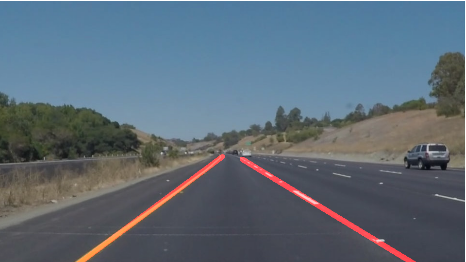
#> input picture marked_lanes_example.png, 466 x 262 px, given in place of solidWhiteRight.jpg, which was not available
$ jupyter execute --allow-errors 'P1-Oscar Argueta.ipynb'   (shell and % lines are left out)   (text cells are left out)
#> lines starting #> are read from the running program, lines starting #| are printed output that depends on the picture; after the words box and inside, x2 and y2 are one past the last pixel; in counts of white or black regions, pixels touching at a corner belong together; pictures that were not available may be replaced by others from this repository, and a replacement may not be noted
[cell 1]
#import some useful packages
import matplotlib.pyplot as plt
import matplotlib.image as mpimg
import numpy as np
import cv2

[cell 2]
#reading in an image
image = mpimg.imread('test_images/solidWhiteRight.jpg')
#> image is the input picture: shape (262, 466, 4) float32; mean R, G, B, A 0.361, 0.415, 0.463, 0.994
#print out some stats and plotting
print('this image is:', type(image), 'with dimensions:', image.shape)
#| this image is: <class 'numpy.ndarray'> with dimensions: (262, 466, 4)
plt.imshow(image)

[cell 3]
import math

# Global variables to store slopes of previous frames
prev_slope_right = 0.6
prev_slope_left = -0.6

def grayscale(img):
    """Applies the Grayscale transform
    This will return an image with only one color channel
    but NOTE: to see the returned image as grayscale
    you should call plt.imshow(gray, cmap='gray')"""
    return cv2.cvtColor(img, cv2.COLOR_RGB2GRAY)

def canny(img, low_threshold, high_threshold):
    """Applies the Canny transform
    Canny recommends a upper:lower ratio between 2:1 and 3:1"""
    return cv2.Canny(img, low_threshold, high_threshold)

def gaussian_blur(img, kernel_size):
    """Applies a Gaussian Noise kernel"""
    return cv2.GaussianBlur(img,(kernel_size, kernel_size), 0)

def region_of_interest(img, vertices):
    """
    Applies an image mask.

    Only keeps the region of the image defined by the polygon
    formed from `vertices`. The rest of the image is set to black.
    """
    #defining a blank mask to to start with
    mask = np.zeros_like(img)

    #defining a 3 channel or 1 channel color to fill the mask with depending on the input image
    if len(img.shape) > 2:
        channel_count = img.shape[2]  # i.e. 3 or 4 depending on your image
        ignore_mask_color = (255,) * channel_count
    else:
        ignore_mask_color = 255

    #filling pixels inside the polygon defined by "vertices" with the fill color
    cv2.fillPoly(mask, vertices, ignore_mask_color)

    #returning the image only where mask pixels are nonzero
    masked_image = cv2.bitwise_and(img, mask)
    return masked_image

def draw_lines(img, lines, color=[255, 0, 0], thickness=2):
    """
    NOTE: this is the function you might want to use as a starting point once you want to
    average/extrapolate the line segments you detect to map out the full
    extent of the lane (going from the result shown in raw-lines-example.mp4
    to that shown in P1_example.mp4).

    Think about things like separating line segments by their
    slope ((y2-y1)/(x2-x1)) to decide which segments are part of the left
    line vs. the right line.  Then, you can average the position of each of
    the lines and extrapolate to the top and bottom of the lane.

    This function draws `lines` with `color` and `thickness`.
    Lines are drawn on the image inplace (mutates the image).
    If you want to make the lines semi-transparent, think about combining
    this function with the weighted_img() function below
    """
    # declare global variable for a first order filter
    global prev_slope_right
    global prev_slope_left
    alpha = 0.45

    #establish x-min and x-max coordinates for left and right lines
    xmin_left, xmin_right = 0, int(img.shape[1]/2)+20
    xmax_left, xmax_right = int(img.shape[1]/2)-20, img.shape[1]

    #collect y1, x1 and slope for left and right lines
    #look for (-) slope for left lines and (+) slope for right lines
    slopes_left, slopes_right = [], []
    y1s_left, x1s_left = [], []
    y1s_right, x1s_right = [], []

    for line in lines:
        for x1,y1,x2,y2 in line:
            slope = ((y2-y1)/(x2-x1))
             # negative slope: line coordinates belongs to left line
            if (prev_slope_left*0.75) > slope > (prev_slope_left*1.25):
                slopes_left += [slope]
                y1s_left += [y1]
                x1s_left += [x1]
            # positive slope: line coordinates belongs to right line
            elif (prev_slope_right*1.15) > slope > (prev_slope_right*0.85):
                slopes_right += [slope]
                y1s_right += [y1]
                x1s_right += [x1]

    #average slopes for left and right lines
    avg_slope_left = np.mean(slopes_left)
    avg_slope_right = np.mean(slopes_right)

    #slope first order filters
    avg_slope_left = alpha * avg_slope_left + (1-alpha) * prev_slope_left
    avg_slope_left = alpha * avg_slope_left + (1-alpha) * prev_slope_left

    #update previous slope global variables
    prev_slope_left, prev_slope_right = avg_slope_left, avg_slope_right

    #compute ymin and ymax for the left line
    intercept_left = np.mean(y1s_left) - avg_slope_left * np.mean(x1s_left)
    ymin_left = intercept_left
    ymax_left = (avg_slope_left * xmax_left + (intercept_left))

    #compute ymin and ymax for right line
    intercept_right = np.mean(y1s_right) - avg_slope_right * np.mean(x1s_right)
    ymin_right = (avg_slope_right * xmin_right + (intercept_right))
    ymax_right = (avg_slope_right * xmax_right + (intercept_right))

    #draw left and right lines
    if (slopes_left):       #safe gaurds for empty mean
        cv2.line(img, (xmin_left, int(ymin_left)), (xmax_left, int(ymax_left)), color, thickness)
    if (slopes_right):     #safe gaurds for empty mean
        cv2.line(img, (xmin_right, int(ymin_right)), (xmax_right, int(ymax_right)), color, thickness)

def hough_lines(img, rho, theta, threshold, min_line_len, max_line_gap):
    """
    `img` should be the output of a Canny transform.

    Returns an image with hough lines drawn.
    """
    lines = cv2.HoughLinesP(img, rho, theta, threshold, np.array([]), minLineLength=min_line_len, maxLineGap=max_line_gap)
    line_img = np.zeros((*img.shape,3), dtype=np.uint8)
    draw_lines(line_img, lines, thickness=10)
    return line_img

#python 3 has suppor for cool math symbols

def weighted_img(img, initial_img, α=0.8, β=1., λ=0.):
    """
    `img` is the output of the hough_lines(), An image with lines drawn on it.
    Should be a blank image (all black) with lines drawn on it.

    `initial_img` should be the image before any processing.

    The result image is computed as follows:

    initial_img * α + img * β + λ
    NOTE: initial_img and img must be the same shape!
    """
    return cv2.addWeighted(initial_img, α, img, β, λ)

[cell 4]
def read_image(file_name):
    '''
    Function reads image base on file type
    '''
    file_type = file_name[file_name.index('.')+1:]
    if file_type == 'jpg':
        image = mpimg.imread(file_name)
    elif file_type == 'png':
        image = (mpimg.imread(file_name)*255).astype('uint8')
    return image

def lane_finder(image):
    '''
    Function applies Canny Edge Detection and Hough Transform
    to draw lanes on the road in an image.
    '''
    #gray scale image
    gray = grayscale(image)

    #define kernel size apply Gaussian Smoothing
    kernel_size = 5
    blur_gray = gaussian_blur(gray, kernel_size)

    #define parameters for Canny Edge Detection and apply
    low_threshold = 50
    high_threshold = 150
    edges = canny(blur_gray, low_threshold, high_threshold)

    #create a masked edges image to isolate the region of interest
    image_height = image.shape[0]
    image_width = image.shape[1]

    #define vertices of the masking polygon
    v1 = (0, image_height)
    v2 = (int(image_width/2 - image_width*.01), image_height/2 + int(image_height*.08))
    v3 = (int(image_width/2 + image_width*.01), image_height/2 + int(image_height*.08))
    v4 = (image_width, image_height)
    vertices = np.array([[v1, v2, v3, v4]], dtype=np.int32)

    #apply mask
    masked_edges = region_of_interest(edges, vertices)

    #define the Hough Transform parameters
    rho = 2
    theta = np.pi/180
    threshold = 65
    min_line_length = 40
    max_line_gap = 250

    #run Hough Transform on the edge detected image to find lines
    lines = hough_lines(masked_edges, rho, theta, threshold, min_line_length, max_line_gap)

    #draw the lines on the original image
    lane_lines = weighted_img(lines, image)
    return lane_lines

[cell 5]
import os
PATH = "test_images/"
test_images = os.listdir(PATH)

#process all test images
#> (the rest of this cell did not finish here and is left out)

#> in grayscale, `return cv2.cvtColor(img, cv2.COLOR_RGB2GRAY)`:
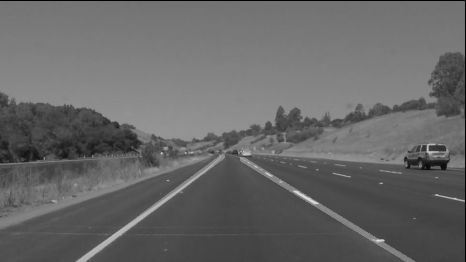
#> returned value: shape (262, 466); min 0, max 219, mean 103.2
#> in canny, `return cv2.Canny(img, low_threshold, high_threshold)`:
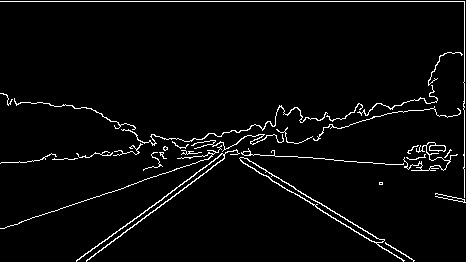
#> returned value: shape (262, 466); 3.5% white in thin lines or dots
#> in region_of_interest, `cv2.fillPoly(mask, vertices, ignore_mask_color)`:
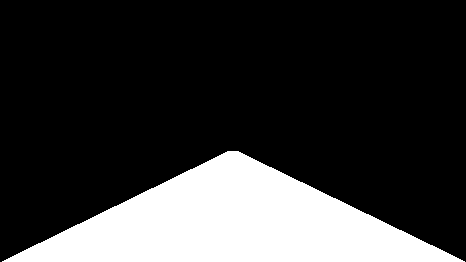
#> mask: shape (262, 466); 21.6% white; 1 white region, box (x1, y1, x2, y2) and area: (2, 151, 465, 262) 26368
#> in region_of_interest, `masked_image = cv2.bitwise_and(img, mask)`:
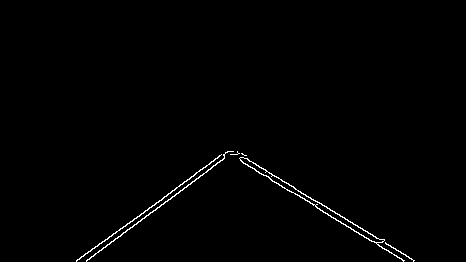
#> masked_image: shape (262, 466); 0.88% white in thin lines or dots, all inside (x1, y1, x2, y2) = (76, 151, 415, 262)
#> in hough_lines, `lines = cv2.HoughLinesP(img, rho, theta, threshold, np.array([]), minL..`: lines = [[231, 151, 414, 260], [76, 260, 227, 151], [89, 259, 233, 151], [242, 162, 404, 260], [227, 152, 382, 248], [86, 260, 230, 151]]
#> the loop in draw_lines, `for line in lines:` made 6 passes
#> after the loop in draw_lines, `for line in lines:`: slopes_left = [-0.722]; slopes_right = [0.596, 0.605, 0.619]; x1s_left = [76]; x1s_right = [231, 242, 227]; y1s_left = [260]; y1s_right = [151, 162, 152]
#> in draw_lines, `avg_slope_left = np.mean(slopes_left)`: avg_slope_left = -0.722
#> in draw_lines, `avg_slope_right = np.mean(slopes_right)`: avg_slope_right = 0.607
#> in draw_lines, `avg_slope_left = alpha * avg_slope_left + (1-alpha) * prev_slope_left`: avg_slope_left = -0.655
#> in draw_lines, `avg_slope_left = alpha * avg_slope_left + (1-alpha) * prev_slope_left`: avg_slope_left = -0.625
#> in draw_lines, `prev_slope_left, prev_slope_right = avg_slope_left, avg_slope_right`: prev_slope_right = 0.607
#> in draw_lines, `intercept_left = np.mean(y1s_left) - avg_slope_left * np.mean(x1s_left)`: intercept_left = 307.5
#> in draw_lines, `ymax_left = (avg_slope_left * xmax_left + (intercept_left))`: ymax_left = 174.4
#> in draw_lines, `intercept_right = np.mean(y1s_right) - avg_slope_right * np.mean(x1s_r..`: intercept_right = 13.45
#> in draw_lines, `ymin_right = (avg_slope_right * xmin_right + (intercept_right))`: ymin_right = 166.9
#> in draw_lines, `ymax_right = (avg_slope_right * xmax_right + (intercept_right))`: ymax_right = 296.1
#> in draw_lines, `cv2.line(img, (xmin_left, int(ymin_left)), (xmax_left, int(ymax_left))..`:
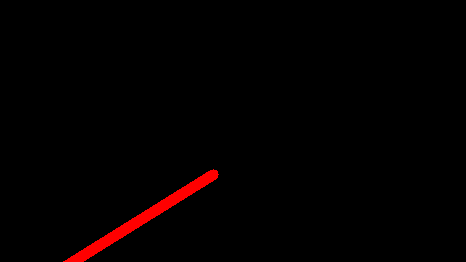
#> img: shape (262, 466, 3); mean of channels 0, 1, 2 3.9, 0, 0; drawn as R, G, B
#> in draw_lines, `cv2.line(img, (xmin_right, int(ymin_right)), (xmax_right, int(ymax_rig..`:
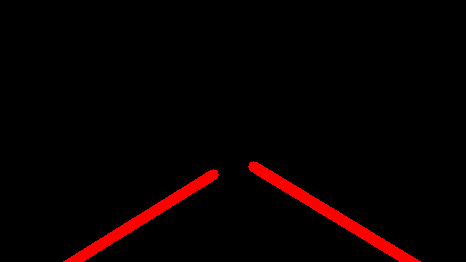
#> img: shape (262, 466, 3); 1.73% of pixels changed, all inside (x1, y1, x2, y2) = (248, 161, 421, 262); drawn as R, G, B
